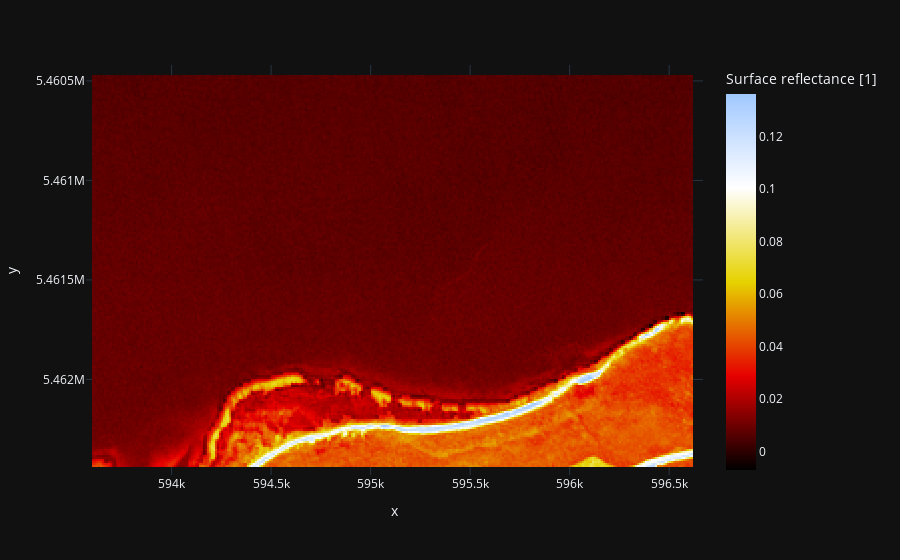

This figure's notebook cell:
### Code cell
px.imshow(L2["rhos_559"], color_continuous_scale='blackbody', aspect='equal')

### Figure 1 — Plotly figure (JSON) as saved in the notebook; plotly's stock layout.template omitted (floating-point values rounded to 4 significant figures; data arrays with more than 128 entries replaced by an {"elided": "..."} marker saying what was removed)
{"data": [{"coloraxis": "coloraxis", "hovertemplate": "x: %{x}<br>y: %{y}<br>Surface reflectance [1]: %{z}<extra></extra>", "name": "0", "type": "heatmap", "x": {"elided": "310 float values"}, "xaxis": "x", "y": {"elided": "206 float values"}, "yaxis": "y", "z": {"elided": "206x310 float values"}}], "layout": {"coloraxis": {"colorbar": {"title": {"text": "Surface reflectance [1]"}}, "colorscale": [[0.0, "rgb(0,0,0)"], [0.25, "rgb(230,0,0)"], [0.5, "rgb(230,210,0)"], [0.75, "rgb(255,255,255)"], [1.0, "rgb(160,200,255)"]]}, "margin": {"t": 60}, "xaxis": {"anchor": "y", "constrain": "domain", "domain": [0.0, 1.0], "scaleanchor": "y", "title": {"text": "x"}}, "yaxis": {"anchor": "x", "autorange": "reversed", "constrain": "domain", "domain": [0.0, 1.0], "title": {"text": "y"}}}}
